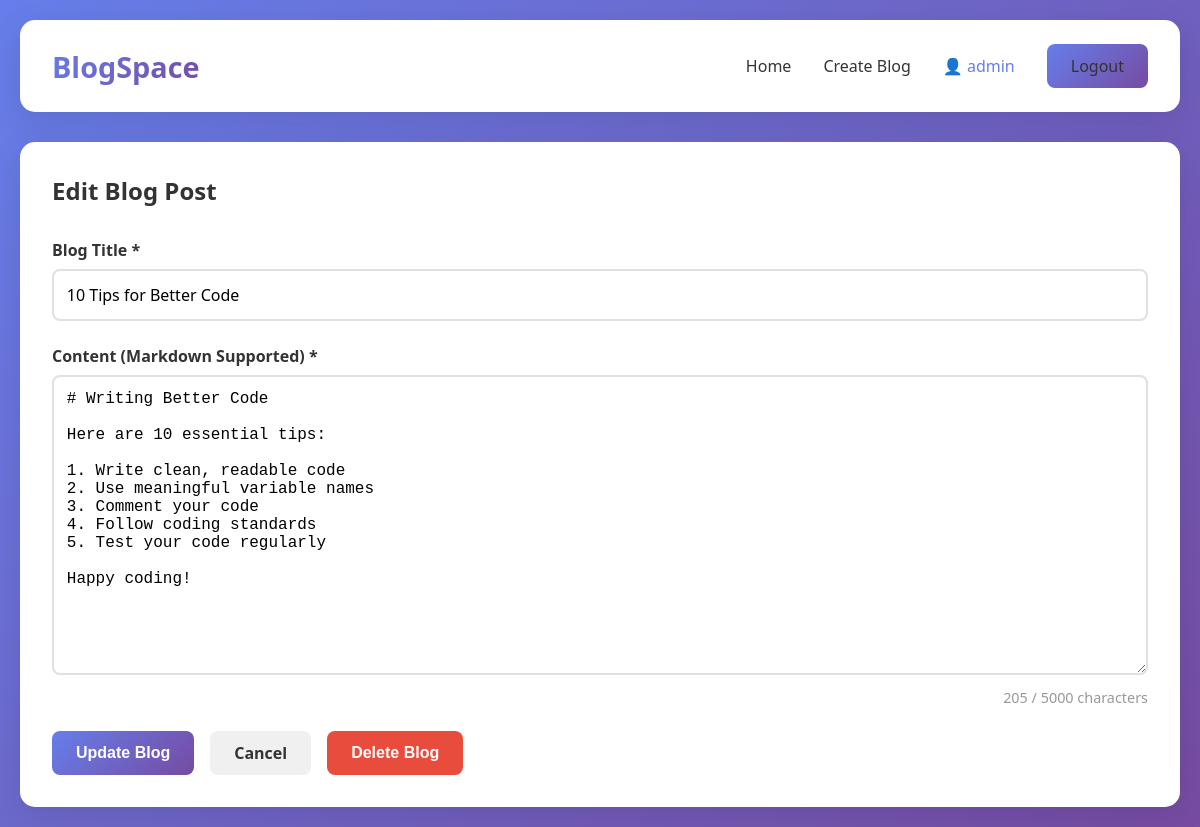
/blog/edit.php?id=2 (signed in), run on the app's committed database.
### tables this page shows
CREATE TABLE IF NOT EXISTS blogPost (
    id INT AUTO_INCREMENT PRIMARY KEY,
    user_id INT NOT NULL,
    title VARCHAR(255) NOT NULL,
    content TEXT NOT NULL,
    created_at TIMESTAMP DEFAULT CURRENT_TIMESTAMP,
    updated_at TIMESTAMP DEFAULT CURRENT_TIMESTAMP ON UPDATE CURRENT_TIMESTAMP,
    FOREIGN KEY (user_id) REFERENCES user(id) ON DELETE CASCADE
);

### blog/edit.php (the view, shortened to what this page needs)
<?php
$post_id = (int)$_GET['id'];
$conn = getDBConnection();
$stmt = $conn->prepare("SELECT * FROM blogPost WHERE id = ?");
$stmt->bind_param("i", $post_id);
$stmt->execute();
$result = $stmt->get_result();
$post = $result->fetch_assoc();
include '../includes/header.php';
?>
<div class="editor-container">
    <h2>Edit Blog Post</h2>
    <form method="POST" action="" id="blog-form">
        <div class="form-group">
            <label for="title">Blog Title *</label>
            <input type="text" id="title" name="title" required
                   value="<?php echo htmlspecialchars($post['title']); ?>"
                   placeholder="Enter an engaging title for your blog...">
        </div>
        <div class="form-group">
            <label for="content">Content (Markdown Supported) *</label>
            <textarea id="content" name="content" required placeholder="Write your blog content here...
You can use Markdown syntax:
# Heading 1
## Heading 2
### Heading 3
**bold text**
*italic text*
- List item 1
- List item 2
[Link text](https://example.com)"><?php echo htmlspecialchars($post['content']); ?></textarea>
        </div>
        <div style="display: flex; gap: 1rem; flex-wrap: wrap;">
            <button type="submit" class="btn btn-primary">Update Blog</button>
            <a href="view.php?id=<?php echo $post_id; ?>" class="btn btn-secondary">Cancel</a>
            <form method="POST" action="delete.php?id=<?php echo $post_id; ?>" style="display: inline;"
                  onsubmit="return confirm('Are you sure you want to delete this blog post?\n\nThis action cannot be undone.');">
                <button type="submit" class="btn btn-danger">Delete Blog</button>
            </form>
        </div>
    </form>
</div>
<?php include '../includes/footer.php'; ?>

### assets/css/style.css (style rules this page uses)
* { margin: 0; padding: 0; box-sizing: border-box; }
body { font-family: 'Segoe UI', Tahoma, Geneva, Verdana, sans-serif; background: linear-gradient(135deg, #667eea 0%, #764ba2 100%); min-height: 100vh; padding: 20px; }
.btn { padding: 0.7rem 1.5rem; border: none; border-radius: 8px; cursor: pointer; font-weight: 600; transition: all 0.3s; text-decoration: none; display: inline-block; font-size: 1rem; }
.btn-primary { background: linear-gradient(135deg, #667eea 0%, #764ba2 100%); color: white; }
.btn-secondary { background: #f0f0f0; color: #333; }
.btn-danger { background: #e74c3c; color: white; }
.editor-container { background: white; padding: 2rem; border-radius: 15px; box-shadow: 0 8px 32px rgba(0,0,0,0.1); }
.editor-container h2 { margin-bottom: 2rem; color: #333; }
.form-group { margin-bottom: 1.5rem; }
.form-group label { display: block; margin-bottom: 0.5rem; font-weight: 600; color: #333; }
.form-group input, .form-group textarea { width: 100%; padding: 0.8rem; border: 2px solid #e0e0e0; border-radius: 8px; font-size: 1rem; transition: border-color 0.3s; font-family: inherit; }
.form-group textarea { min-height: 300px; font-family: 'Courier New', monospace; resize: vertical; }

### data on the page
blogpost: title "10 Tips for Better Code", content "# Writing Better Code Here are 10 essential tips: 1. Write clean, readable code 2. Use meaningful variable names 3. Comment your code 4. Follow coding standards 5. Test your code regularly Happy coding!"

### other printed values
$_SESSION['username'] "admin"
